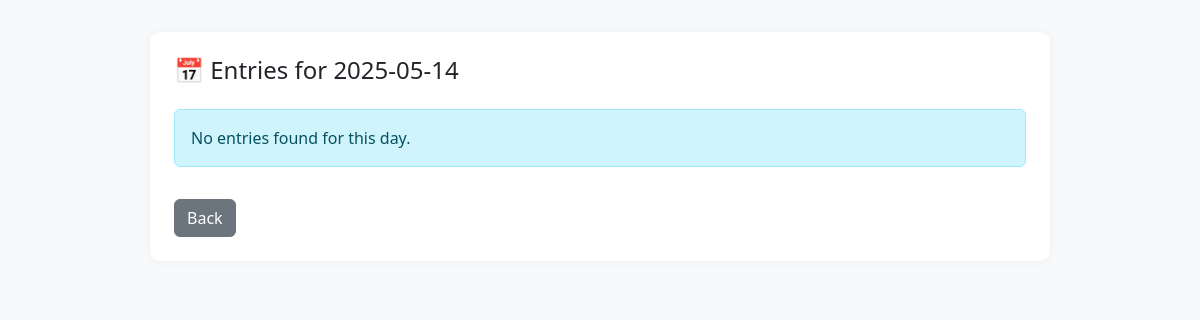
/day_view/2025-05-14, run on an earlier commit of the app's database.
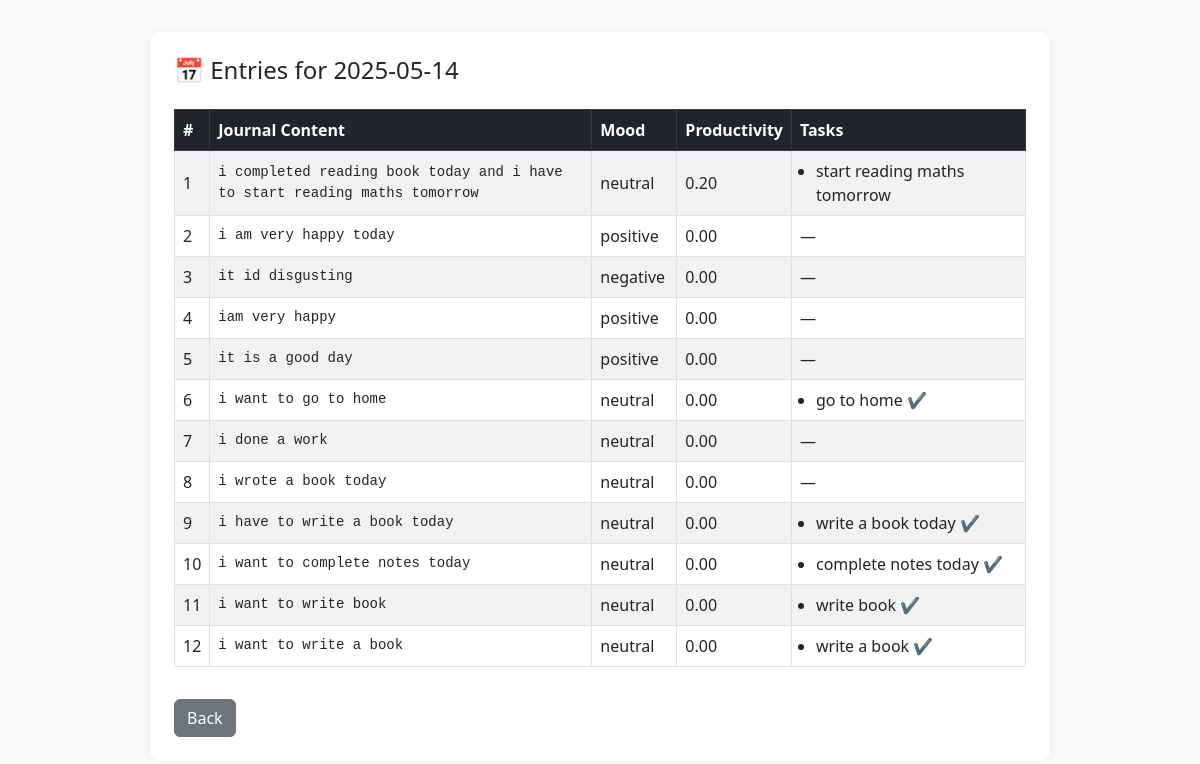
And on a later commit of the database.
### tables this page shows
CREATE TABLE entries (
            id INTEGER PRIMARY KEY AUTOINCREMENT,
            date TEXT,
            text TEXT,
            mood TEXT,
            productivity REAL
        );

CREATE TABLE tasks (
            id INTEGER PRIMARY KEY AUTOINCREMENT,
            entry_id INTEGER,
            task_text TEXT,
            status TEXT DEFAULT 'pending', completed INTEGER DEFAULT 0,
            FOREIGN KEY(entry_id) REFERENCES entries(id)
        );

### app.py (the view)
@app.route('/day_view/<date>')
def day_view(date):
    conn = sqlite3.connect('database/journal.db')
    cursor = conn.cursor()
    cursor.execute("SELECT id, text, mood, productivity FROM entries WHERE date = ?", (date,))
    rows = cursor.fetchall()
    entries = []
    for row in rows:
        entry_id, journal_text, mood, productivity = row
        cursor.execute("SELECT task_text, status, completed FROM tasks WHERE entry_id = ?", (entry_id,))
        tasks = cursor.fetchall()
        entries.append({
            'journal_text': journal_text,
            'mood': mood,
            'productivity': productivity,
            'tasks': tasks
        })
    conn.close()
    return render_template('day_view.html', date=date, entries=entries)
    from flask import request, redirect, url_for, flash

### templates/day_view.html (shortened to what this page needs)
<!DOCTYPE html>
<html lang="en">
<head>
  <link href="https://cdn.jsdelivr.net/npm/bootstrap@5.3.0/dist/css/bootstrap.min.css" rel="stylesheet" />
</head>
<body>
  <div class="content-box">
    <h4 class="mb-4">📅 Entries for {{ date }}</h4>
    {% if entries %}
      <div class="table-responsive">
        <table class="table table-bordered table-striped align-middle">
          <thead class="table-dark">
            <tr>
              <th style="width:4%">#</th>
              <th style="width:46%">Journal Content</th>
              <th style="width:10%">Mood</th>
              <th style="width:12%">Productivity</th>
              <th style="width:28%">Tasks</th>
            </tr>
          </thead>
          <tbody>
            {% for entry in entries %}
            <tr>
              <td>{{ loop.index }}</td>
              <td><pre>{{ entry.journal_text }}</pre></td>
              <td>{{ entry.mood }}</td>
              <td>{{ "%.2f"|format(entry.productivity) }}</td>
              <td>
                {% if entry.tasks %}
                  <ul class="mb-0 ps-3">
                    {% for task_text, status, completed in entry.tasks %}
                      <li>
                        {{ task_text }}
                        {% if completed %} <span class="text-success">✔</span>{% endif %}
                      </li>
                    {% endfor %}
                  </ul>
                {% else %}
                  —
                {% endif %}
              </td>
            </tr>
            {% endfor %}
          </tbody>
        </table>
      </div>
    {% else %}
      <div class="alert alert-info">No entries found for this day.</div>
    {% endif %}
    <a href="/" class="btn btn-secondary mt-3">Back</a>
  </div>
</body>
</html>

### templates/day_view.html (style rules this page uses)
body { padding: 2rem; background-color: #f8f9fa; }
.content-box { background: white; padding: 1.5rem; border-radius: 10px; box-shadow: 0 0 10px rgba(0,0,0,0.05); max-width: 900px; margin: 0 auto; }
pre { white-space: pre-wrap; margin: 0; }

What changed in the data, as far as the page shows it:
added entries: journal_text "i completed reading book today and i have to start reading maths tomorrow", mood "neutral", productivity "0.20"
added tasks: task_text "start reading maths tomorrow", shown under "i completed reading book today and i have to start reading maths tomorrow"
added entries: journal_text "i am very happy today", mood "positive", productivity "0.00"
added entries: journal_text "it id disgusting", mood "negative", productivity "0.00"
added entries: journal_text "iam very happy", mood "positive", productivity "0.00"
added entries: journal_text "it is a good day", mood "positive", productivity "0.00"
added entries: journal_text "i want to go to home", mood "neutral", productivity "0.00"
added tasks: task_text "go to home", shown under "i want to go to home"
added entries: journal_text "i done a work", mood "neutral", productivity "0.00"
added entries: journal_text "i wrote a book today", mood "neutral", productivity "0.00"
added entries: journal_text "i have to write a book today", mood "neutral", productivity "0.00"
added tasks: task_text "write a book today", shown under "i have to write a book today"
added entries: journal_text "i want to complete notes today", mood "neutral", productivity "0.00"
added tasks: task_text "complete notes today", shown under "i want to complete notes today"
added entries: journal_text "i want to write book", mood "neutral", productivity "0.00"
added tasks: task_text "write book", shown under "i want to write book"
added entries: journal_text "i want to write a book", mood "neutral", productivity "0.00"
added tasks: task_text "write a book", shown under "i want to write a book"
Also different on the page:
text no longer shown: "No entries found for this day."
text now shown: "# Journal Content Mood Productivity Tasks"
